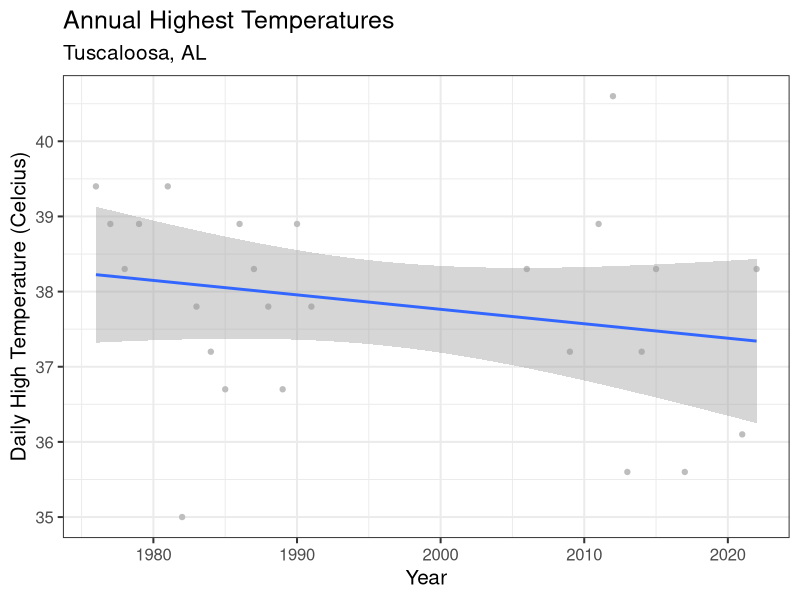
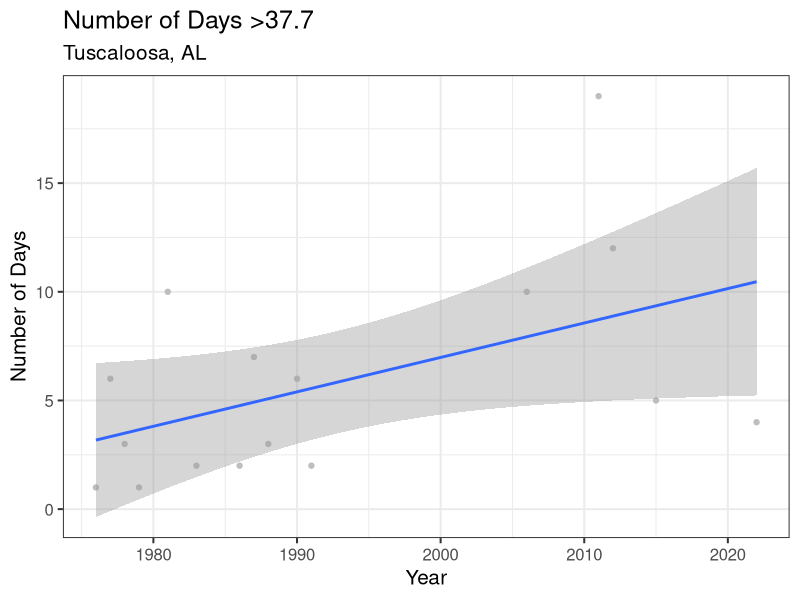
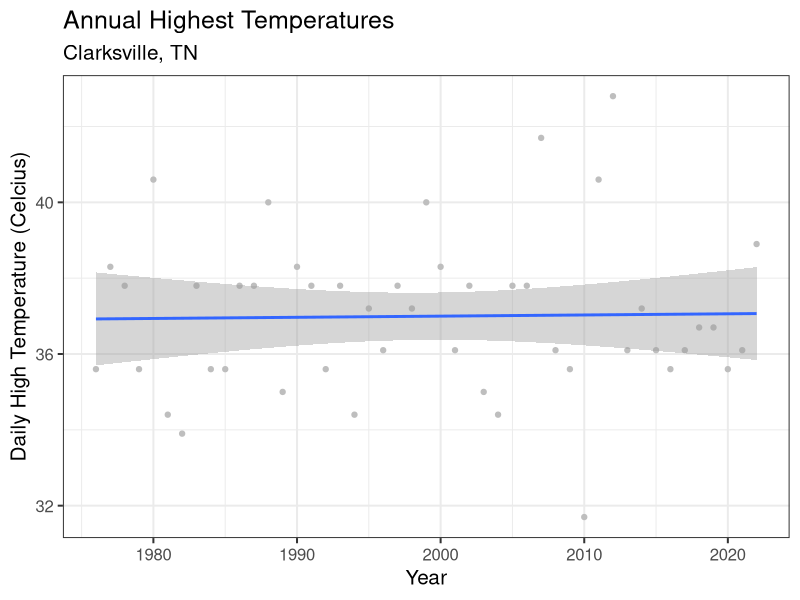
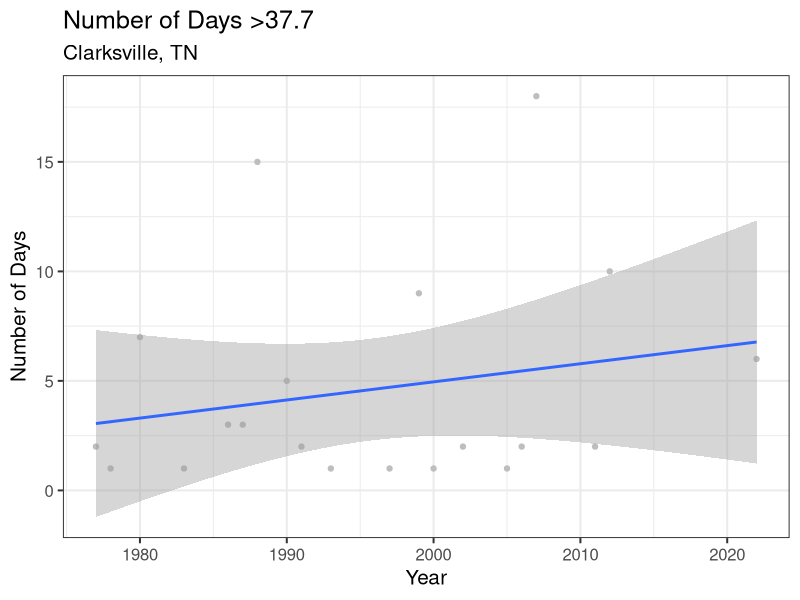
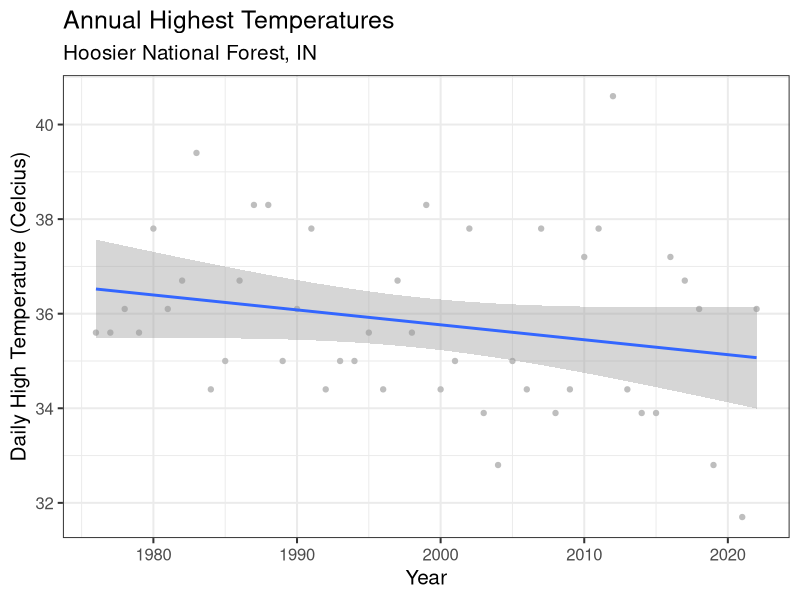
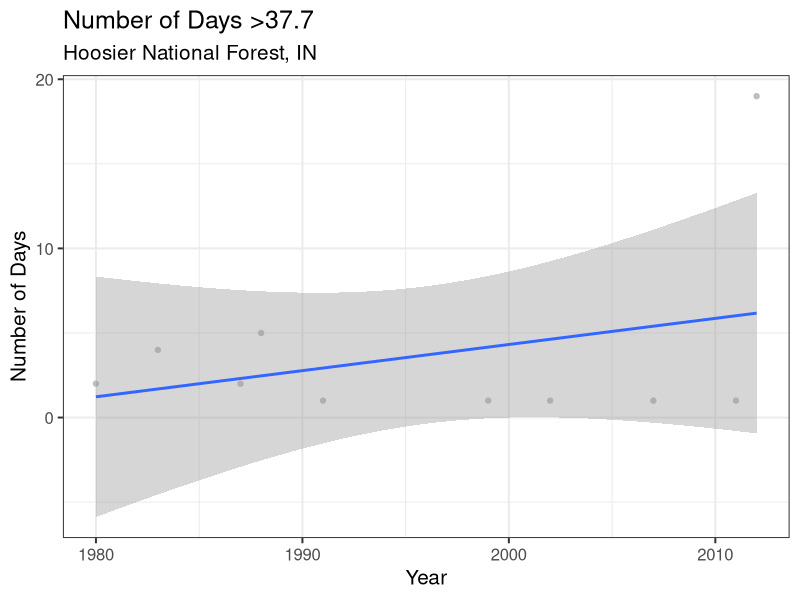
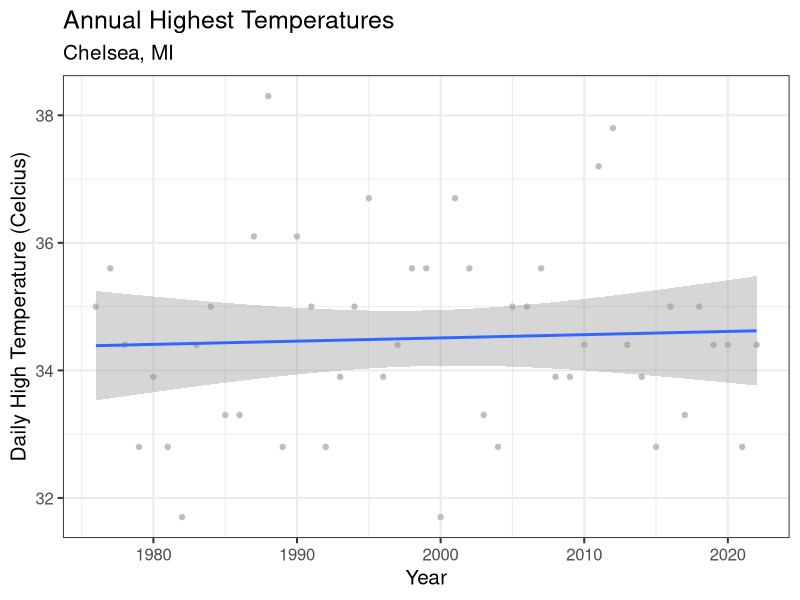
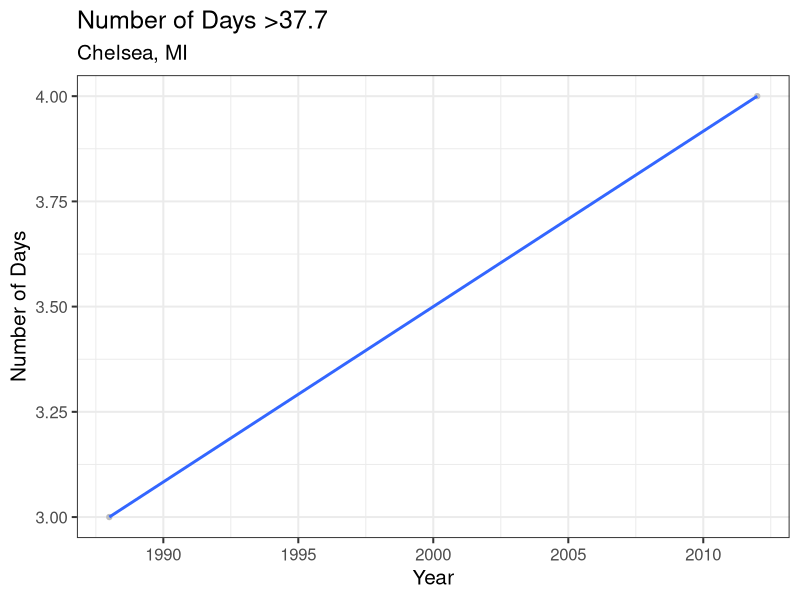

Source code (R) for these figures, in order:
## R code to manipulate and plot cliamte data for my four field sites ##
## aka another hot mess from Joe Endris ##

library(readr)
library(dplyr)
library(tidyverse)
library(ggplot2)
library(lubridate)

## create objects from datasets##
##temp<-read.csv("~/Library/CloudStorage/GoogleDrive-jendris@my.apsu.edu/.shortcut-targets-by-id/1p5eHgH8eX9-QjkyyA3uRz5Lk7ontMZtO/Rehm lab - General/Trees/5- Climate/Climate Data/Alabama.csv")
setwd("~/Library/CloudStorage/GoogleDrive-jendris@my.apsu.edu/.shortcut-targets-by-id/1p5eHgH8eX9-QjkyyA3uRz5Lk7ontMZtO/Rehm lab - General/Trees/5- Climate/")

AL <- read_csv("Alabama.csv")
IN <- read_csv("Indiana.csv")
MI <- read_csv("Michigan.csv")
TN <- read_csv("Tennessee.csv")

str(AL)  #view structure of data ##

## create column for julian date##
## trying to replicate https://stackoverflow.com/questions/21414847/convert-a-date-vector-into-julian-day-in-r##
AL <- mutate(AL, Julian=format(DATE,"%j"))

#omit NA in temperature recordings 
AL<-AL[complete.cases(AL[,4]),]

## monthly mean low temp ##
## update this after creating julian dates ##
AL_TMAX <- AL %>%
  group_by(year=lubridate::floor_date(DATE, "year")) %>%
  summarise(total = max(TMAX))

## create graph for temps by month of year ##

AL_TMAX %>%
  filter(year>1950) %>%
  ggplot(aes(x = year, y = total)) +
  geom_point(color = "grey") +
  geom_smooth(stat="smooth",method="lm")+
  labs(title = "Annual Highest Temperatures",
       subtitle = "Tuscaloosa, AL",
       y= "Daily High Temperature (Celcius)",
       x= "Year") + theme_bw(base_size = 15)


#number of days above 37.7
AL_37.7 <- AL %>%
  group_by(year=lubridate::floor_date(DATE, "year")) %>%
  summarise(n=sum(TMAX>37.7))

#plot number of days above 37.7
AL_37.7 %>%
  filter(as.integer(year)>1950)%>%
  filter(n>0)%>%
  ggplot(aes(x = year, y = n)) +
  geom_point(color = "grey") +
  geom_smooth(method="lm")+
  labs(title = "Number of Days >37.7",
       subtitle = "Tuscaloosa, AL",
       y= "Number of Days",
       x= "Year") + theme_bw(base_size = 15)


AL_37.7 %>%
  filter(n>0)%>%
  filter(year>1960)

##################################
####Tennessee segment starts here###
##################################

str(TN)  #view structure of data ##

## create column for julian date##
## trying to replicate https://stackoverflow.com/questions/21414847/convert-a-date-vector-into-julian-day-in-r##
TN <- mutate(TN, Julian=format(DATE,"%j"))

#omit NA in temperature recordings 
TN<-TN[complete.cases(TN[,4]),]

## monthly mean low temp ##
## update this after creating julian dates ##
TN_TMAX <- TN %>%
  group_by(year=lubridate::floor_date(DATE, "year")) %>%
  summarise(total = max(TMAX))

## create graph for temps by month of year ##

TN_TMAX %>%
  filter(year>1980) %>%
  ggplot(aes(x = year, y = total)) +
  geom_point(color = "grey") +
  geom_smooth(stat="smooth",method="lm")+
  labs(title = "Annual Highest Temperatures",
       subtitle = "Clarksville, TN",
       y= "Daily High Temperature (Celcius)",
       x= "Year") + theme_bw(base_size = 15)


#number of days above 37.7
TN_37.7 <- TN %>%
  group_by(year=lubridate::floor_date(DATE, "year")) %>%
  summarise(n=sum(TMAX>37.7))

#plot number of days above 37.7
TN_37.7 %>%
  filter(as.integer(year)>1980)%>%
  filter(n>0)%>%
  ggplot(aes(x = year, y = n)) +
  geom_point(color = "grey") +
  geom_smooth(method="lm")+
  labs(title = "Number of Days >37.7",
       subtitle = "Clarksville, TN",
       y= "Number of Days",
       x= "Year") + theme_bw(base_size = 15)


TN_37.7 %>%
  filter(n>0)%>%
  filter(year>1960)

##################################
####Indiana segment starts here###
##################################

str(IN)  #view structure of data ##

## create column for julian date##
## trying to replicate https://stackoverflow.com/questions/21414847/convert-a-date-vector-into-julian-day-in-r##
IN <- mutate(IN, Julian=format(DATE,"%j"))

#omit NA in temperature recordings 
IN<-IN[complete.cases(IN[,4]),]

## monthly mean low temp ##
## update this after creating julian dates ##
IN_TMAX <- IN %>%
  group_by(year=lubridate::floor_date(DATE, "year")) %>%
  summarise(total = max(TMAX))

## create graph for temps by month of year ##

IN_TMAX %>%
  filter(year>1980) %>%
  ggplot(aes(x = year, y = total)) +
  geom_point(color = "grey") +
  geom_smooth(stat="smooth",method="lm")+
  labs(title = "Annual Highest Temperatures",
       subtitle = "Hoosier National Forest, IN",
       y= "Daily High Temperature (Celcius)",
       x= "Year") + theme_bw(base_size = 15)


#number of days above 37.7
IN_37.7 <- IN %>%
  group_by(year=lubridate::floor_date(DATE, "year")) %>%
  summarise(n=sum(TMAX>37.7))

#plot number of days above 37.7
IN_37.7 %>%
  filter(as.integer(year)>1980)%>%
  filter(n>0)%>%
  ggplot(aes(x = year, y = n)) +
  geom_point(color = "grey") +
  geom_smooth(method="lm")+
  labs(title = "Number of Days >37.7",
       subtitle = "Hoosier National Forest, IN",
       y= "Number of Days",
       x= "Year") + theme_bw(base_size = 15)


IN_37.7 %>%
  filter(n>0)%>%
  filter(year>1960)

##################################
####Michigan segment starts here###
##################################

str(MI)  #view structure of data ##

## create column for julian date##
## trying to replicate https://stackoverflow.com/questions/21414847/convert-a-date-vector-into-julian-day-in-r##
MI <- mutate(MI, Julian=format(DATE,"%j"))

#omit NA in temperature recordings 
MI<-MI[complete.cases(MI[,4]),]

## monthly mean low temp ##
## update this after creating julian dates ##
MI_TMAX <- MI %>%
  group_by(year=lubridate::floor_date(DATE, "year")) %>%
  summarise(total = max(TMAX))

## create graph for temps by month of year ##

MI_TMAX %>%
  filter(year>1980) %>%
  ggplot(aes(x = year, y = total)) +
  geom_point(color = "grey") +
  geom_smooth(stat="smooth",method="lm")+
  labs(title = "Annual Highest Temperatures",
       subtitle = "Chelsea, MI",
       y= "Daily High Temperature (Celcius)",
       x= "Year") + theme_bw(base_size = 15)


#number of days above 37.7
MI_37.7 <- MI %>%
  group_by(year=lubridate::floor_date(DATE, "year")) %>%
  summarise(n=sum(TMAX>37.7))

#plot number of days above 37.7
MI_37.7 %>%
  filter(as.integer(year)>1980)%>%
  filter(n>0)%>%
  ggplot(aes(x = year, y = n)) +
  geom_point(color = "grey") +
  geom_smooth(method="lm")+
  labs(title = "Number of Days >37.7",
       subtitle = "Chelsea, MI",
       y= "Number of Days",
       x= "Year") + theme_bw(base_size = 15)


MI_37.7 %>%
  filter(n>0)%>%
  filter(year>1960)
